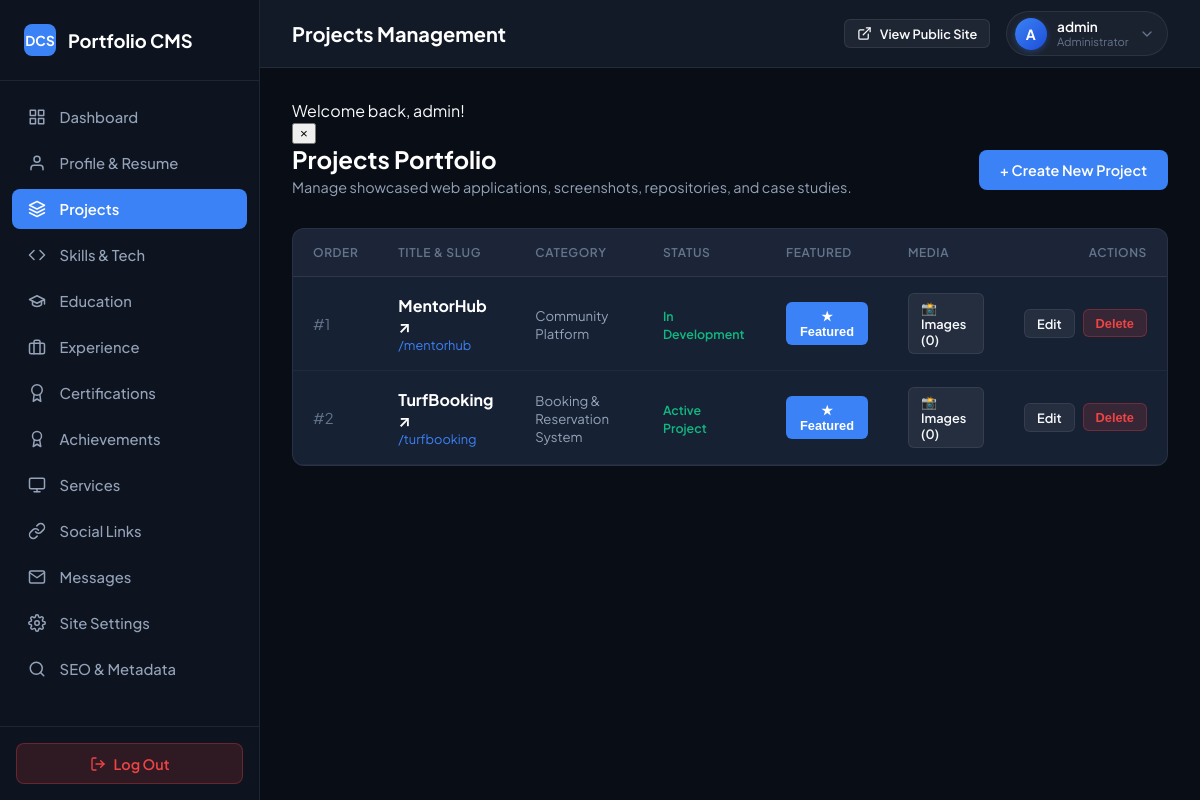
Screenshot of /admin/projects.php (signed in) with the database file from the repository.
### tables this page shows
CREATE TABLE IF NOT EXISTS `projects` (
    `id` INT UNSIGNED AUTO_INCREMENT PRIMARY KEY,
    `title` VARCHAR(150) NOT NULL,
    `slug` VARCHAR(160) NOT NULL UNIQUE,
    `category` VARCHAR(100) NOT NULL DEFAULT 'Web Application',
    `role` VARCHAR(100) NOT NULL DEFAULT 'Full Stack Developer',
    `status` VARCHAR(50) NOT NULL DEFAULT 'In Development',
    `summary` VARCHAR(300) NOT NULL,
    `description` TEXT NOT NULL,
    `technologies` VARCHAR(255) NOT NULL,
    `github_url` VARCHAR(255) DEFAULT NULL,
    `live_url` VARCHAR(255) DEFAULT NULL,
    `featured` TINYINT(1) NOT NULL DEFAULT 0,
    `display_order` INT NOT NULL DEFAULT 0,
    `seo_title` VARCHAR(200) DEFAULT NULL,
    `seo_description` VARCHAR(300) DEFAULT NULL,
    `created_at` TIMESTAMP DEFAULT CURRENT_TIMESTAMP,
    `updated_at` TIMESTAMP DEFAULT CURRENT_TIMESTAMP ON UPDATE CURRENT_TIMESTAMP,
    INDEX `idx_projects_slug` (`slug`),
    INDEX `idx_projects_featured` (`featured`),
    INDEX `idx_projects_order` (`display_order`)
);

### admin/projects.php (the view, shortened to what this page needs)
<?php
require_once __DIR__ . '/includes/admin-header.php';
$db = get_db();
$projects = [];
try {
    $stmt = $db->query("SELECT p.*, (SELECT COUNT(*) FROM project_images WHERE project_id = p.id) AS image_count FROM projects p ORDER BY p.display_order ASC, p.id DESC");
    $projects = $stmt->fetchAll();
} catch (Exception $e) {}
?>
<?php include __DIR__ . '/includes/admin-sidebar.php'; ?>
<div class="admin-main-wrapper">
    <?php include __DIR__ . '/includes/admin-topbar.php'; ?>
    <main class="admin-content">
        <?= render_flashes() ?>
        <div style="display: flex; justify-content: space-between; align-items: center; margin-bottom: 2rem; flex-wrap: wrap; gap: 1rem;">
            <div>
                <h2 style="font-size: 1.5rem; color: #fff; margin: 0 0 0.25rem 0;">Projects Portfolio</h2>
                <p style="color: var(--admin-text-muted); margin: 0; font-size: 0.9rem;">
                    Manage showcased web applications, screenshots, repositories, and case studies.
                </p>
            </div>
            <a href="<?= url('admin/project-edit.php') ?>" class="admin-btn admin-btn-primary">
                + Create New Project
            </a>
        </div>
        <div class="admin-card">
            <div class="admin-card-body" style="padding: 0;">
                <?php if (!empty($projects)): ?>
                    <div class="table-responsive">
                        <table class="admin-table">
                            <thead>
                                <tr>
                                    <th>Order</th>
                                    <th>Title &amp; Slug</th>
                                    <th>Category</th>
                                    <th>Status</th>
                                    <th>Featured</th>
                                    <th>Media</th>
                                    <th style="text-align: right;">Actions</th>
                                </tr>
                            </thead>
                            <tbody>
                                <?php foreach ($projects as $p): ?>
                                    <tr>
                                        <td style="font-family: var(--font-mono); color: var(--admin-text-dim);">
                                            #<?= $p['display_order'] ?>
                                        </td>
                                        <td>
                                            <div style="font-weight: 700; color: #fff; font-size: 1rem;">
                                                <a href="<?= url('project.php?slug=' . urlencode($p['slug'])) ?>" target="_blank" style="color: #fff; text-decoration: none;">
                                                    <?= e($p['title']) ?> ↗
                                                </a>
                                            </div>
                                            <div style="font-size: 0.8rem; font-family: var(--font-mono); color: var(--admin-primary);">
                                                /<?= e($p['slug']) ?>
                                            </div>
                                        </td>
                                        <td>
                                            <span style="font-size: 0.825rem; color: var(--admin-text-muted);"><?= e($p['category']) ?></span>
                                        </td>
                                        <td>
                                            <span style="font-size: 0.775rem; color: #10b981; font-weight: 600;"><?= e($p['status']) ?></span>
                                        </td>
                                        <td>
                                            <form action="<?= url('admin/projects.php') ?>" method="POST" style="display: inline;">
                                                <button type="submit" class="admin-btn admin-btn-sm <?= $p['featured'] ? 'admin-btn-primary' : 'admin-btn-secondary' ?>" title="Click to toggle featured on homepage">
                                                    <?= $p['featured'] ? '★ Featured' : '☆ Standard' ?>
                                                </button>
                                            </form>
                                        </td>
                                        <td>
                                            <a href="<?= url('admin/project-images.php?project_id=' . $p['id']) ?>" class="admin-btn admin-btn-secondary admin-btn-sm">
                                                📸 Images (<?= $p['image_count'] ?>)
                                            </a>
                                        </td>
                                        <td style="text-align: right;">
                                            <div style="display: inline-flex; gap: 0.5rem;">
                                                <a href="<?= url('admin/project-edit.php?id=' . $p['id']) ?>" class="admin-btn admin-btn-secondary admin-btn-sm">
                                                    Edit
                                                </a>
                                                <form action="<?= url('admin/projects.php') ?>" method="POST" style="display: inline;">
                                                    <button type="submit" class="admin-btn admin-btn-danger admin-btn-sm" data-confirm="Are you sure you want to permanently delete '<?= e($p['title']) ?>' and all associated screenshots?">
                                                        Delete
                                                    </button>
                                                </form>
                                            </div>
                                        </td>
                                    </tr>
                                <?php endforeach; ?>
                            </tbody>
                        </table>
                    </div>
                <?php else: ?>
                    <div style="padding: 3rem; text-align: center; color: var(--admin-text-muted);">
                        No projects created yet. Click "+ Create New Project" to add your first project.
                    </div>
                <?php endif; ?>
            </div>
        </div>
    </main>
<?php include __DIR__ . '/includes/admin-footer.php'; ?>

### assets/css/admin.css (style rules this page uses)
:root { --admin-bg: #090d16; --admin-sidebar-bg: #0d131f; --admin-surface: #121927; --admin-card: #172134; --admin-card-hover: #1d2a42; --admin-border: rgba(255, 255, 255, 0.08); --admin-border-subtle: rgba(255, 255, 255, 0.04); --admin-input-bg: #0d131f; --admin-text-main: #f8fafc; --admin-text-muted: #94a3b8; --admin-text-dim: #64748b; --admin-primary: #3b82f6; --admin-primary-hover: #2563eb; --admin-success: #10b981; --admin-warning: #f59e0b; --admin-danger: #ef4444; --admin-sidebar-width: 260px; }
*, *::before, *::after { box-sizing: border-box; }
body.admin-body { background-color: var(--admin-bg); color: var(--admin-text-main); font-family: 'Plus Jakarta Sans', -apple-system, BlinkMacSystemFont, 'Segoe UI', Roboto, sans-serif; margin: 0; display: flex; min-height: 100vh; width: 100%; overflow-x: hidden; position: relative; }
.admin-main-wrapper { margin-left: var(--admin-sidebar-width); flex: 1; display: flex; flex-direction: column; min-width: 0; width: 100%; overflow-x: hidden; }
.admin-content { padding: 2rem; flex: 1; }
.admin-card { background-color: var(--admin-card); border: 1px solid var(--admin-border); border-radius: 12px; margin-bottom: 2rem; overflow: hidden; }
.admin-card-body { padding: 1.5rem; }
.table-responsive { width: 100%; overflow-x: auto; }
.admin-table { width: 100%; border-collapse: collapse; text-align: left; font-size: 0.925rem; }
.admin-table th { background-color: rgba(255, 255, 255, 0.02); color: var(--admin-text-dim); font-weight: 600; text-transform: uppercase; font-size: 0.75rem; letter-spacing: 0.05em; padding: 1rem 1.25rem; border-bottom: 1px solid var(--admin-border); }
.admin-table td { padding: 1rem 1.25rem; border-bottom: 1px solid var(--admin-border-subtle); color: var(--admin-text-main); vertical-align: middle; }
.admin-btn { display: inline-flex; align-items: center; justify-content: center; gap: 0.5rem; padding: 0.65rem 1.25rem; border-radius: 8px; font-size: 0.9rem; font-weight: 600; cursor: pointer; text-decoration: none; border: 1px solid transparent; transition: all 150ms ease; }
.admin-btn-primary { background-color: var(--admin-primary); color: #fff; }
.admin-btn-secondary { background-color: rgba(255, 255, 255, 0.06); border-color: var(--admin-border); color: var(--admin-text-main); }
.admin-btn-danger { background-color: rgba(239, 68, 68, 0.15); border-color: rgba(239, 68, 68, 0.3); color: #ef4444; }
.admin-btn-sm { padding: 0.35rem 0.75rem; font-size: 0.8rem; border-radius: 6px; }

### rows the page displays
projects: display_order "1", title "MentorHub", slug "mentorhub", category "Community Platform", status "In Development", featured "★ Featured", image_count "0"
projects: display_order "2", title "TurfBooking", slug "turfbooking", category "Booking & Reservation System", status "Active Project", featured "★ Featured", image_count "0"

### other values shown
$adminPageTitle "Projects Management"
$adminInitial "A"
$adminUsername "admin"
$msg "Welcome back, admin!"
